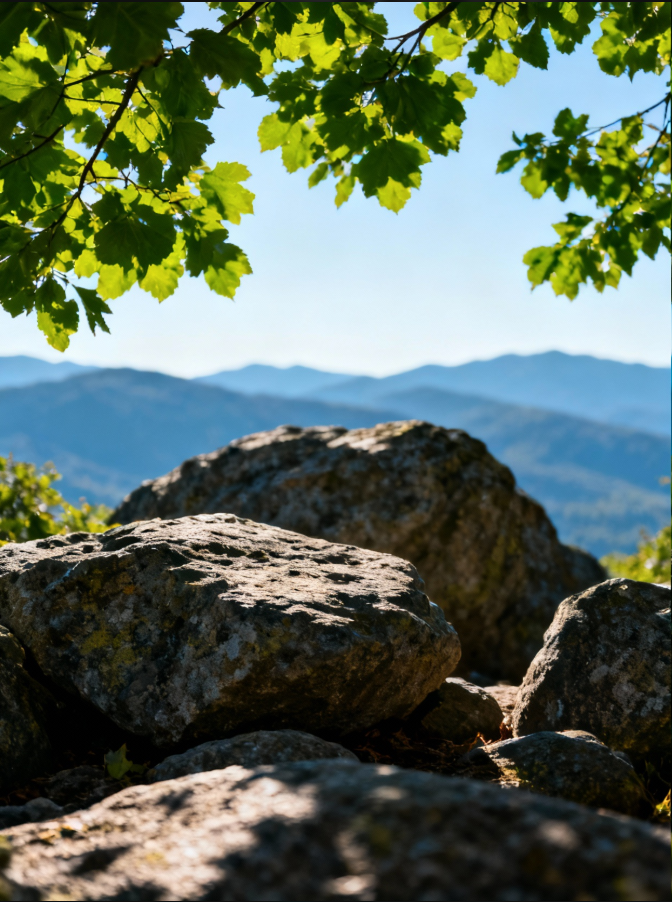
#> input picture trial2/img1.png, 672 x 902 px
$ jupyter execute main.ipynb
#> lines starting #> are read from the running program, lines starting #| are printed output that depends on the picture; after the words box and inside, x2 and y2 are one past the last pixel; in counts of white or black regions, pixels touching at a corner belong together
[cell 1]
import cv2
import numpy as np
from skimage.restoration import denoise_bilateral

img1 = cv2.imread("img1.png")
#> img1 is the input picture: shape (902, 672, 3); mean B, G, R 92.1, 108.1, 93.1
img2 = cv2.imread("img2.png")
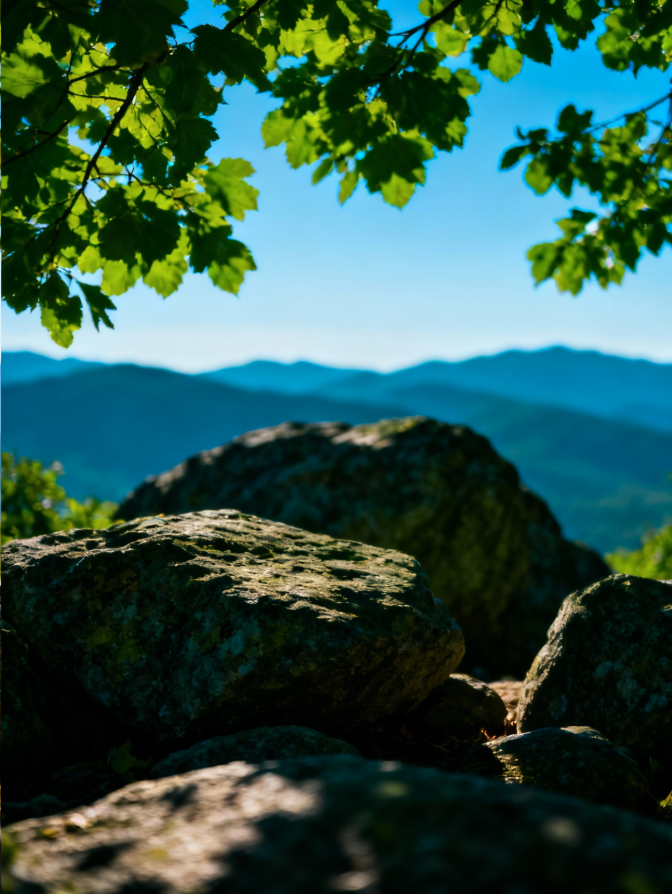
#> input picture trial2/img2.png, 672 x 894 px
#> img2 is the input picture: shape (894, 672, 3); mean B, G, R 74.7, 86.3, 47.5

if img1 is None or img2 is None:
    raise ValueError("Check image paths")

h = min(img1.shape[0], img2.shape[0])
#> h = 894
w = min(img1.shape[1], img2.shape[1])
#> w = 672
img1 = cv2.resize(img1, (w, h))
#> img1: shape (894, 672, 3)
img2 = cv2.resize(img2, (w, h))

img1_rgb = cv2.cvtColor(img1, cv2.COLOR_BGR2RGB)
img2_rgb = cv2.cvtColor(img2, cv2.COLOR_BGR2RGB)

mask = np.zeros((h, w), dtype=np.uint8)
mask[:, : w // 2] = 255
mask[:, w // 2 :] = 0

cv2.imwrite("mask_init.png", mask)
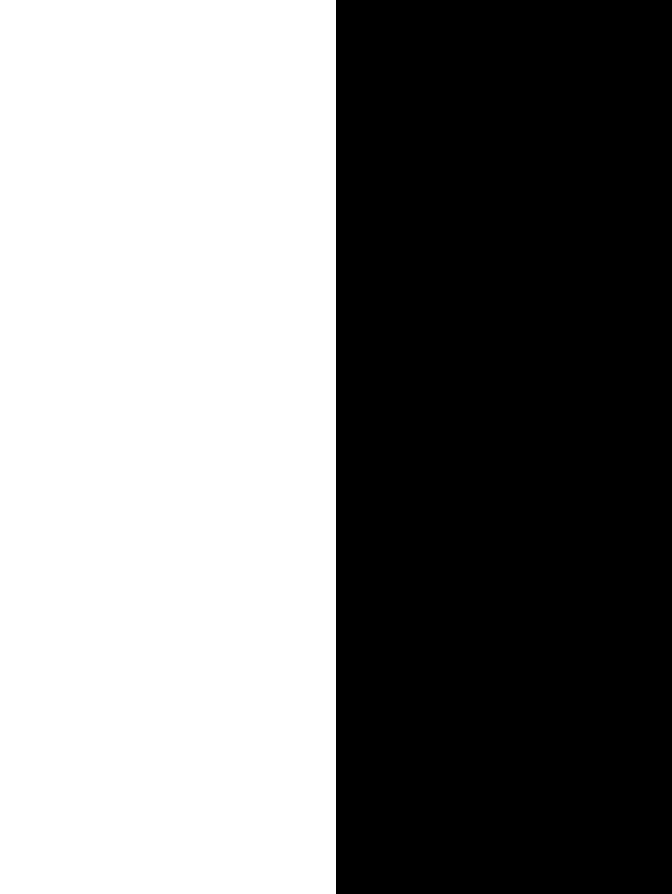
#> saved as mask_init.png: shape (894, 672); 50% white; 1 white region, box (x1, y1, x2, y2) and area: (0, 0, 336, 894) 300384

center = (w // 2, h // 2)
#> center = (336, 447)

poisson_blend = cv2.seamlessClone(
    src=img1,
    dst=img2,
    mask=mask,
    p=center,
    flags=cv2.NORMAL_CLONE
)
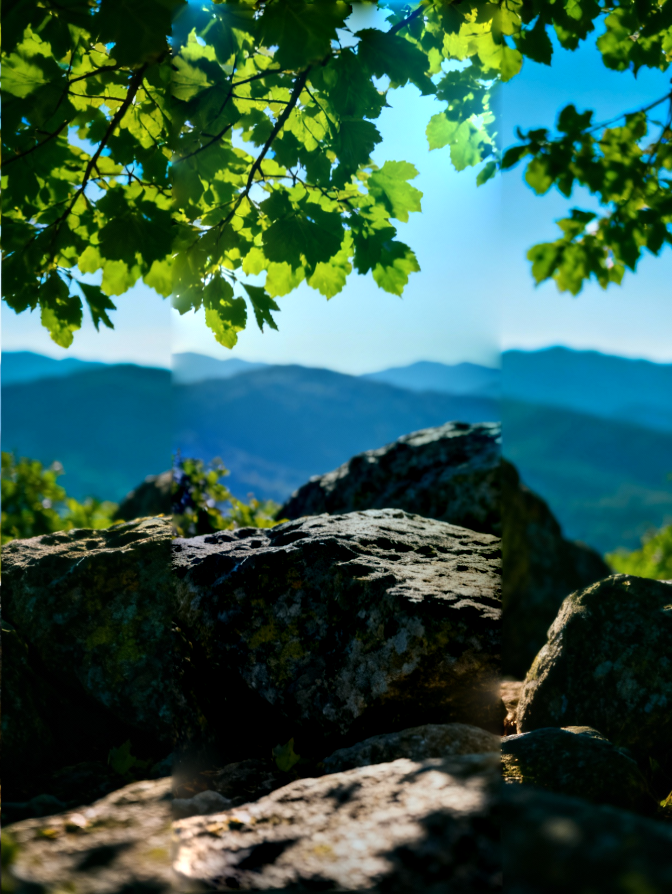
#> poisson_blend: shape (894, 672, 3); mean B, G, R 76.1, 90.2, 51.9

cv2.imwrite("poisson_blend.png", poisson_blend)

bilateral = cv2.bilateralFilter(
    poisson_blend, d=9, sigmaColor=25, sigmaSpace=25
)
cv2.imwrite("bilateral_refined.png", bilateral)

blend_float = cv2.cvtColor(poisson_blend, cv2.COLOR_BGR2RGB).astype(np.float32) / 255.0
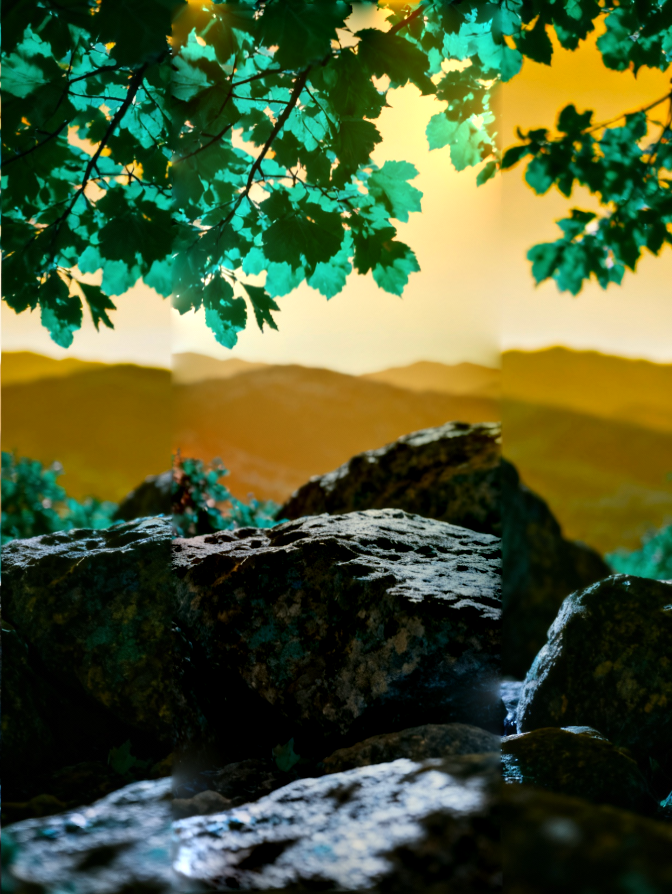
#> blend_float: shape (894, 672, 3) float32; mean B, G, R 0.204, 0.354, 0.299

gray = cv2.cvtColor(poisson_blend, cv2.COLOR_BGR2GRAY).astype(np.float32) / 255.0
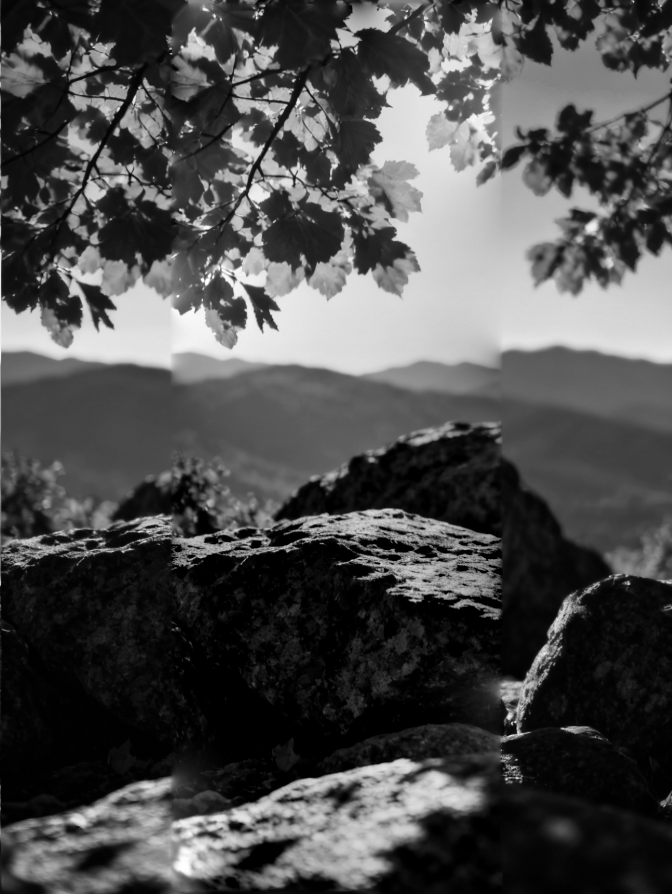
#> gray: shape (894, 672) float32; min 0, max 1, mean 0.302

refined = np.zeros_like(blend_float)
for c in range(3):
    refined[..., c] = denoise_bilateral(
        blend_float[..., c],
        sigma_color=0.1,
        sigma_spatial=5,
        channel_axis=None
    )
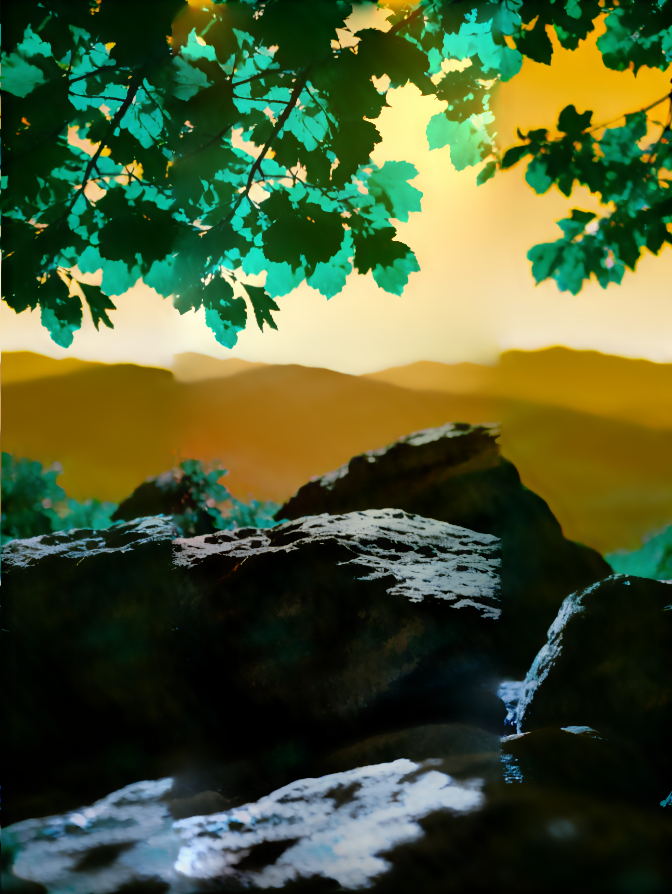
#> refined: shape (894, 672, 3) float32; mean B, G, R 0.202, 0.351, 0.296

refined_bgr = (refined * 255.0).clip(0, 255).astype(np.uint8)
refined_bgr = cv2.cvtColor(refined_bgr, cv2.COLOR_RGB2BGR)
cv2.imwrite("guided_like_refined.png", refined_bgr)

print("Saved: mask_init.png, poisson_blend.png, bilateral_refined.png, guided_like_refined.png")

[cell 2]
import matplotlib.pyplot as plt

img1_plot = cv2.cvtColor(img1, cv2.COLOR_BGR2RGB)
img2_plot = cv2.cvtColor(img2, cv2.COLOR_BGR2RGB)
poisson_plot = cv2.cvtColor(poisson_blend, cv2.COLOR_BGR2RGB)
bilateral_plot = cv2.cvtColor(bilateral, cv2.COLOR_BGR2RGB)
guided_plot = cv2.cvtColor(refined_bgr, cv2.COLOR_BGR2RGB)

plt.figure(figsize=(12, 9))

plt.subplot(3, 3, 1)
plt.imshow(img1_plot)
plt.title("Row 1: Input 1")
plt.axis("off")

plt.subplot(3, 3, 2)
plt.imshow(img2_plot)
plt.title("Row 1: Input 2")
plt.axis("off")

plt.subplot(3, 3, 3)
plt.imshow(poisson_plot)
plt.title("Row 1: Poisson (4a)")
plt.axis("off")

plt.subplot(3, 3, 4)
plt.imshow(img1_plot)
plt.title("Row 2: Input 1")
plt.axis("off")

plt.subplot(3, 3, 5)
plt.imshow(img2_plot)
plt.title("Row 2: Input 2")
plt.axis("off")

plt.subplot(3, 3, 6)
plt.imshow(bilateral_plot)
plt.title("Row 2: Bilateral (4b)")
plt.axis("off")

plt.subplot(3, 3, 7)
plt.imshow(img1_plot)
plt.title("Row 3: Input 1")
plt.axis("off")

plt.subplot(3, 3, 8)
plt.imshow(img2_plot)
plt.title("Row 3: Input 2")
plt.axis("off")

plt.subplot(3, 3, 9)
plt.imshow(guided_plot)
plt.title("Row 3: Guided-like (4c)")
plt.axis("off")

plt.tight_layout()
plt.show()
#> figure, not shown here; B, G, R data is drawn as R, G, B
